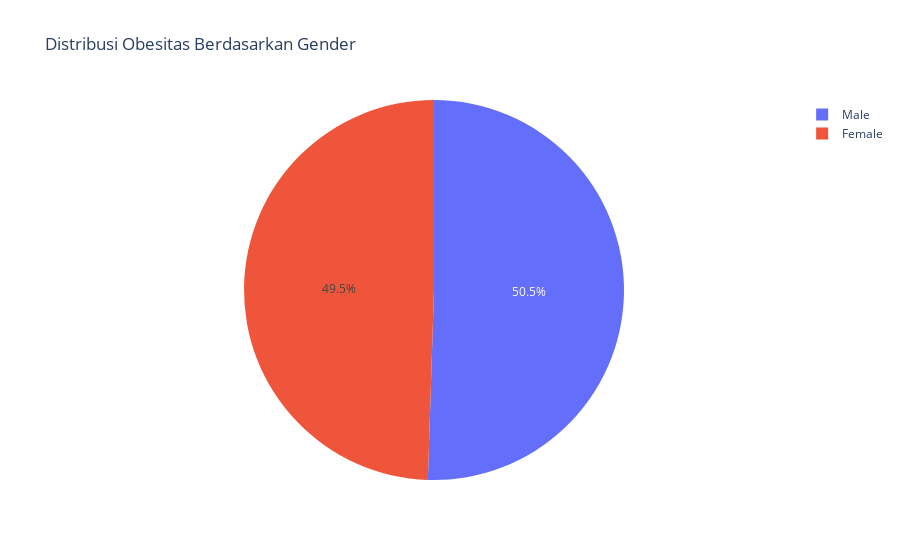

The notebook cell saved with this chart:
### Code cell
# menampilkan pie chart
fig = px.pie(df_obese, values=df_value_counts.values, names=df_value_counts.index,
title="Distribusi Obesitas Berdasarkan Gender")
fig.show()

### Figure 1 — Plotly figure (JSON) as saved in the notebook; plotly's stock layout.template omitted (floating-point values rounded to 4 significant figures)
{"data": [{"domain": {"x": [0, 1], "y": [0, 1]}, "hovertemplate": "label=%{label}<br>value=%{value}<extra></extra>", "labels": ["Female", "Male"], "legendgroup": "", "name": "", "showlegend": true, "type": "pie", "values": [481, 491]}], "layout": {"legend": {"tracegroupgap": 0}, "title": {"text": "Distribusi Obesitas Berdasarkan Gender"}}}
